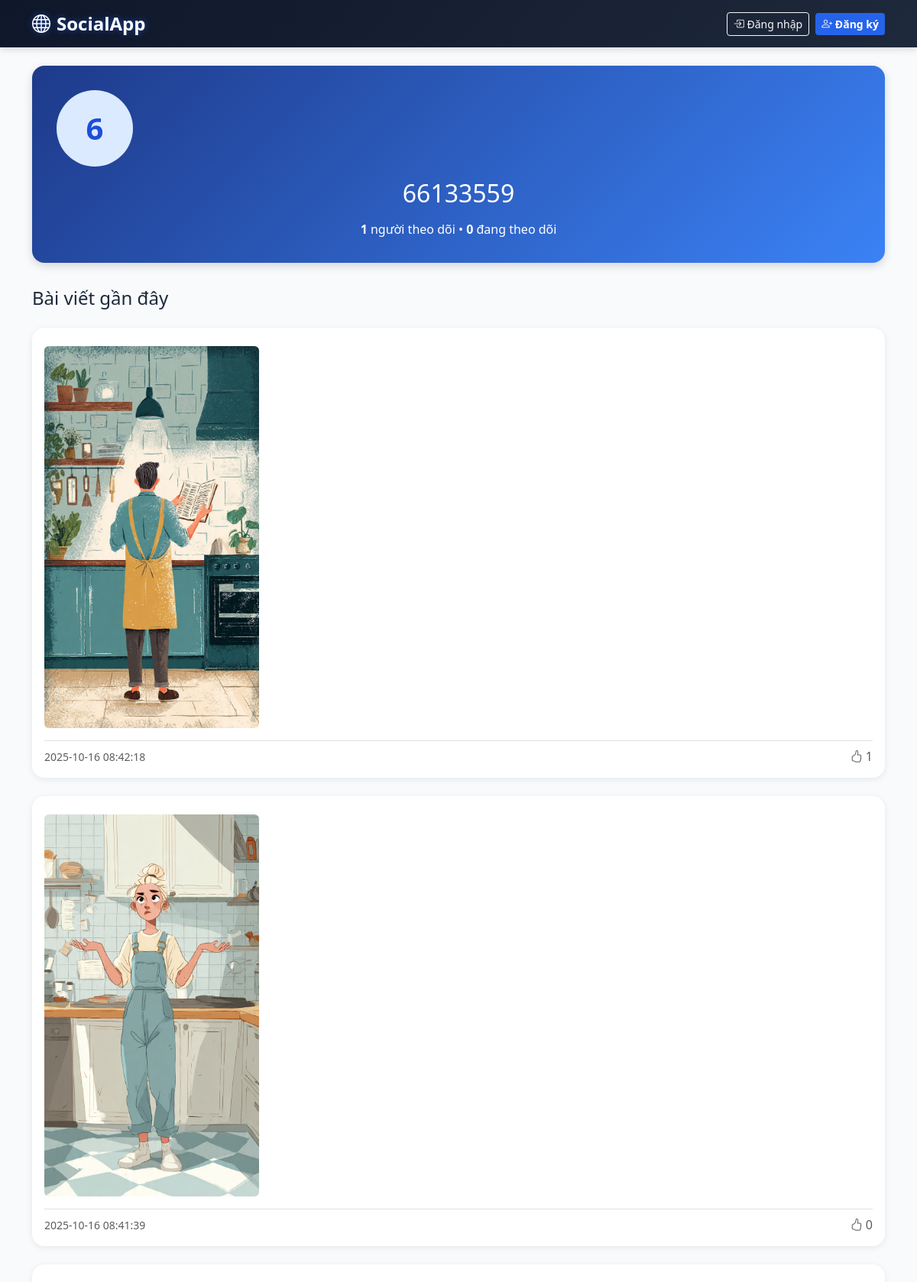
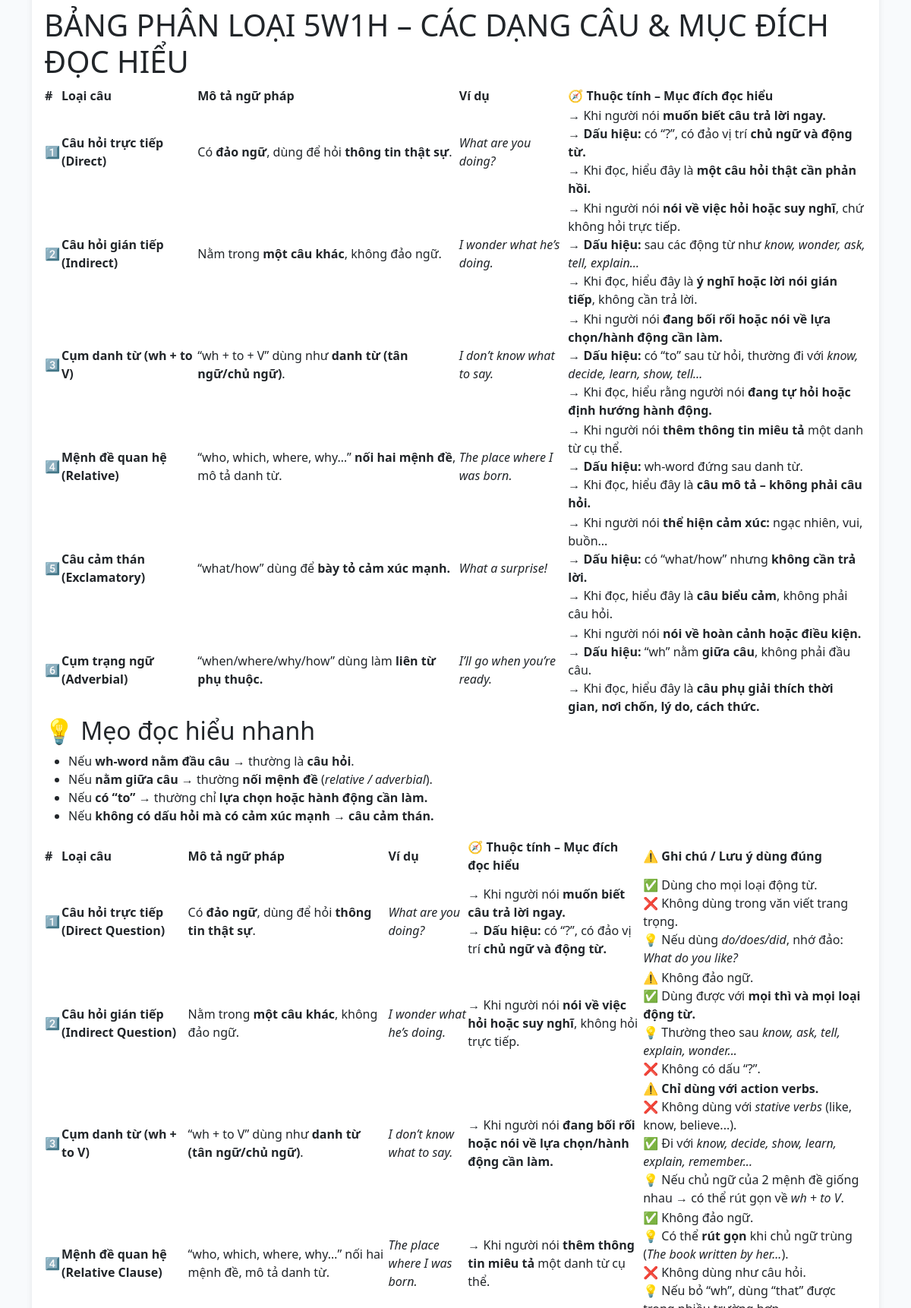
The app's page /profile/66133559 (upper part) with its own data (2 pictures, top to bottom).
### tables this page shows
CREATE TABLE users (
        id INTEGER PRIMARY KEY,
        username TEXT UNIQUE NOT NULL,
        password TEXT NOT NULL,
        created_at TIMESTAMP DEFAULT CURRENT_TIMESTAMP
    );

CREATE TABLE posts (
        id INTEGER PRIMARY KEY,
        user_id INTEGER,
        content TEXT,
        image_path TEXT,
        video_path TEXT,
        created_at TIMESTAMP DEFAULT CURRENT_TIMESTAMP,
        FOREIGN KEY(user_id) REFERENCES users(id)
    );

### app.py (the view)
@app.route('/profile/<username>')
def profile(username):
    db = get_db()
    user = db.execute('SELECT * FROM users WHERE username = ?', (username,)).fetchone()
    if not user:
        flash('User not found')
        return redirect(url_for('home'))
    posts = db.execute('SELECT * FROM posts WHERE user_id = ? ORDER BY created_at DESC', (user['id'],)).fetchall()
    enriched_posts = []
    for post in posts:
        post = dict(post)
        like_count = db.execute('SELECT COUNT(*) FROM likes WHERE post_id = ?', (post['id'],)).fetchone()[0]
        liked = False
        if current_user():
            liked = db.execute('SELECT 1 FROM likes WHERE user_id = ? AND post_id = ?',
                              (current_user()['id'], post['id'])).fetchone() is not None
        post['like_count'] = like_count
        post['liked'] = liked
        enriched_posts.append(post)
    is_following = False
    if current_user():
        is_following = db.execute('SELECT 1 FROM follows WHERE follower_id = ? AND followed_id = ?',
                                  (current_user()['id'], user['id'])).fetchone() is not None
    followers_count = db.execute('SELECT COUNT(*) FROM follows WHERE followed_id = ?', (user['id'],)).fetchone()[0]
    following_count = db.execute('SELECT COUNT(*) FROM follows WHERE follower_id = ?', (user['id'],)).fetchone()[0]
    return render_template('profile.html', user=user, posts=enriched_posts, is_following=is_following,
                           followers_count=followers_count, following_count=following_count)

### app.py (called while the page is built)
def get_db():
    conn = sqlite3.connect('social.db', detect_types=sqlite3.PARSE_DECLTYPES)
    conn.row_factory = sqlite3.Row
    return conn

def current_user():
    if 'user_id' in session:
        db = get_db()
        return db.execute('SELECT * FROM users WHERE id = ?', (session['user_id'],)).fetchone()
    return None

@app.context_processor
def inject_user():
    return dict(current_user=current_user())

@app.template_filter('markdown')
def markdown_filter(text):
    if not text:
        return ""
    html = markdown(text, extensions=['fenced_code', 'nl2br', 'tables'])
    allowed_tags = [
        'p', 'br', 'strong', 'em', 'ul', 'ol', 'li', 'h1', 'h2', 'h3', 'blockquote', 'code', 'pre',
        'table', 'thead', 'tbody', 'tfoot', 'tr', 'th', 'td'
    ]
    allowed_attrs = {}
    clean_html = bleach.clean(html, tags=allowed_tags, attributes=allowed_attrs, strip=True)
    return clean_html

### templates/profile.html (shortened to what this page needs)
{% extends "base.html" %}
{% block content %}
<div class="profile-header text-center">
  <div class="avatar">
    {{ user.username[0]|upper }}
  </div>
  <h2>{{ user.username }}</h2>
  <div class="mt-3">
    <strong>{{ followers_count }}</strong> người theo dõi •
    <strong>{{ following_count }}</strong> đang theo dõi
  </div>
</div>
<h4 class="mb-4">Bài viết gần đây</h4>
{% if posts %}
  {% for post in posts %}
  <div class="card post-card">
    <div class="card-body">
      {% if post.content | markdown | safe %}
        <p class="card-text">{{ post.content | markdown | safe }}</p>
      {% endif %}
      {% if post.image_path %}
        <img src="/{{ post.image_path }}" class="img-fluid rounded mt-2" style="max-height: 500px; object-fit: cover;">
      {% endif %}
      <div class="d-flex justify-content-between align-items-center mt-3 pt-2 border-top">
        <small class="text-muted">{{ post.created_at }}</small>
        <div>
          <span class="ms-2 text-muted">
            <i class="bi bi-hand-thumbs-up"></i> {{ post.like_count }}
          </span>
        </div>
      </div>
    </div>
  </div>
  {% endfor %}
{% else %}
  <div class="text-center py-5">
    <i class="bi bi-chat-square-text display-4 text-muted"></i>
    <p class="mt-2">{{ user.username }} chưa có bài viết nào.</p>
  </div>
{% endif %}
{% endblock %}

### templates/base.html (style rules this page uses)
:root { --tech-primary: #2563eb; --tech-primary-dark: #1d4ed8; --tech-bg: #f8fafc; --tech-card-bg: #ffffff; --tech-border: #e2e8f0; --tech-text: #1e293b; --tech-muted: #64748b; }
body { background-color: var(--tech-bg); color: var(--tech-text); font-family: 'Segoe UI', system-ui, sans-serif; }
.card { border: none; border-radius: 16px; box-shadow: 0 4px 16px rgba(0,0,0,0.06); background: var(--tech-card-bg); transition: transform 0.2s; }

### templates/profile.html (style rules this page uses)
.profile-header { background: linear-gradient(135deg, #1e3a8a 0%, #3b82f6 100%); color: white; border-radius: 16px; padding: 2rem; margin-bottom: 2rem; box-shadow: 0 4px 12px rgba(0,0,0,0.15); }
.avatar { width: 100px; height: 100px; background: #dbeafe; color: #1d4ed8; font-size: 2.5rem; font-weight: bold; border-radius: 50%; display: flex; align-items: center; justify-content: center; margin-bottom: 1rem; }
.post-card { border: none; border-radius: 16px; box-shadow: 0 2px 8px rgba(0,0,0,0.08); margin-bottom: 1.5rem; transition: transform 0.2s; }

### records on screen
users: username "6", username "66133559"
posts: shows a picture, created_at "2025-10-16 08:42:18", like_count "1"
posts: shows a picture, created_at "2025-10-16 08:41:39", like_count "0"
posts: content "BẢNG PHÂN LOẠI 5W1H – CÁC DẠNG CÂU & MỤC ĐÍCH ĐỌC HIỂU # Loại câu Mô tả ngữ pháp Ví dụ 🧭 Thuộc tính – Mục đích đọc hiểu 1️⃣ Câu hỏi trực tiếp (Direct) Có đảo ngữ , dùng để hỏi thông tin thật sự . What are you doing? → Khi người nói muốn biết câu trả lời ngay. → Dấu hiệu: có “?”, có đảo vị trí chủ ngữ và động từ. → Khi đọc, hiểu đây là một câu hỏi thật cần phản hồi. 2️⃣ Câu hỏi gián tiếp (Indirect) Nằm trong một câu khác , không đảo ngữ. I wonder what he’s doing. → Khi người nói nói về việc hỏi hoặc suy nghĩ , chứ không hỏi trực tiếp. → Dấu hiệu: sau các động từ như know, wonder, ask, tell, explain… → Khi đọc, hiểu đây là ý nghĩ hoặc lời nói gián tiếp , không cần trả lời. 3️⃣ Cụm danh từ (wh…"

### other values on screen
{{ followers_count }} "1"
{{ following_count }} "0"
